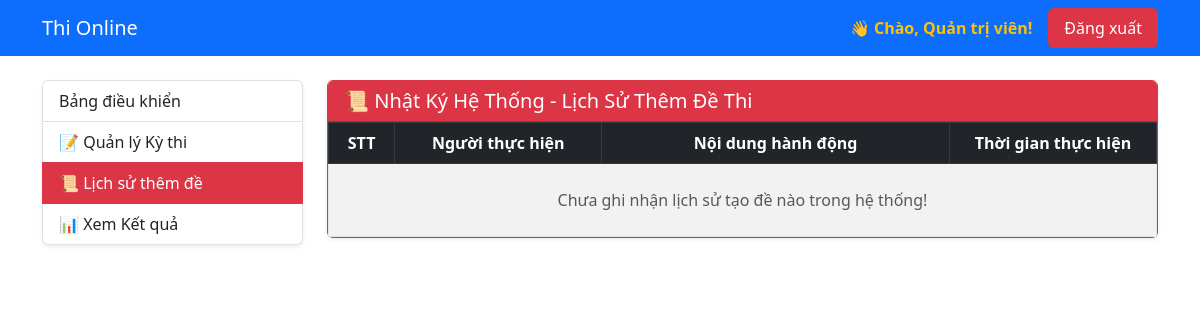
The app's page /index.php?page=admin_logs (signed in), older data.
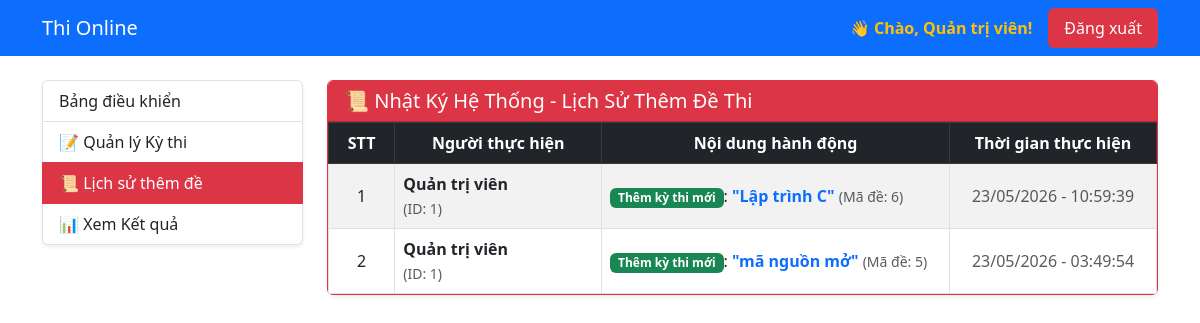
The same page, newer data.
### tables this page shows
CREATE TABLE `exam_logs` (
  `id` int(11) NOT NULL,
  `exam_id` int(11) DEFAULT NULL,
  `exam_title` varchar(255) NOT NULL,
  `admin_id` int(11) NOT NULL,
  `admin_fullname` varchar(100) NOT NULL,
  `action` varchar(255) NOT NULL,
  `created_at` timestamp NOT NULL DEFAULT current_timestamp()
);

### views/admin/logs.php (the view)
<?php
$stmt = $conn->query("SELECT * FROM exam_logs ORDER BY id DESC");
$logs = $stmt->fetchAll(PDO::FETCH_ASSOC);
?>
<div class="row mt-4">
    <div class="col-md-3">
        <div class="list-group shadow-sm">
            <a href="index.php?page=admin" class="list-group-item list-group-item-action">Bảng điều khiển</a>
            <a href="index.php?page=admin_exams" class="list-group-item list-group-item-action">📝 Quản lý Kỳ thi</a>
            <a href="index.php?page=admin_logs" class="list-group-item list-group-item-action active bg-danger border-danger">📜 Lịch sử thêm đề</a>
            <a href="index.php?page=admin_results" class="list-group-item list-group-item-action">📊 Xem Kết quả</a>
        </div>
    </div>
    <div class="col-md-9">
        <div class="card shadow-sm border-danger">
            <div class="card-header bg-danger text-white">
                <h5 class="mb-0">📜 Nhật Ký Hệ Thống - Lịch Sử Thêm Đề Thi</h5>
            </div>
            <div class="card-body p-0">
                <table class="table table-bordered table-striped table-hover mb-0 align-middle text-center">
                    <thead class="table-dark">
                        <tr>
                            <th style="width: 8%;">STT</th>
                            <th style="width: 25%;">Người thực hiện</th>
                            <th>Nội dung hành động</th>
                            <th style="width: 25%;">Thời gian thực hiện</th>
                        </tr>
                    </thead>
                    <tbody>
                        <?php if (count($logs) > 0): ?>
                            <?php foreach ($logs as $index => $log): ?>
                                <tr>
                                    <td><?= $index + 1 ?></td>
                                    <td class="text-start">
                                        <strong><?= htmlspecialchars($log['admin_fullname']) ?></strong> <br>
                                        <small class="text-muted">(ID: <?= $log['admin_id'] ?>)</small>
                                    </td>
                                    <td class="text-start">
                                        <span class="badge bg-success"><?= htmlspecialchars($log['action']) ?></span>:
                                        <span class="fw-bold text-primary">"<?= htmlspecialchars($log['exam_title']) ?>"</span>
                                        <small class="text-muted">(Mã đề: <?= $log['exam_id'] ?? 'Đã xóa' ?>)</small>
                                    </td>
                                    <td class="text-muted"><?= date('d/m/Y - H:i:s', strtotime($log['created_at'])) ?></td>
                                </tr>
                            <?php endforeach; ?>
                        <?php else: ?>
                            <tr>
                                <td colspan="4" class="text-center text-muted py-4">Chưa ghi nhận lịch sử tạo đề nào trong hệ thống!</td>
                            </tr>
                        <?php endif; ?>
                    </tbody>
                </table>
            </div>
        </div>
    </div>
</div>

Row changes from the older to the newer data that the page shows:
added exam_logs: admin_fullname "Quản trị viên", admin "1", action "Thêm kỳ thi mới", exam_title "Lập trình C", exam "6", created_at "23/05/2026 - 10:59:39"
added exam_logs: admin_fullname "Quản trị viên", admin "1", action "Thêm kỳ thi mới", exam_title "mã nguồn mở", exam "5", created_at "23/05/2026 - 03:49:54"
Text that changed along with them:
text no longer shown: "Chưa ghi nhận lịch sử tạo đề nào trong hệ thống!"
